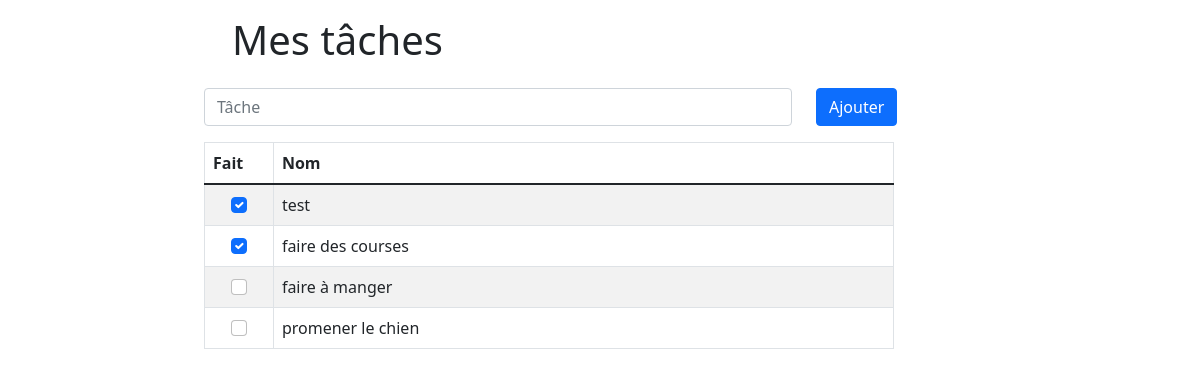
Before: / with the older database file.
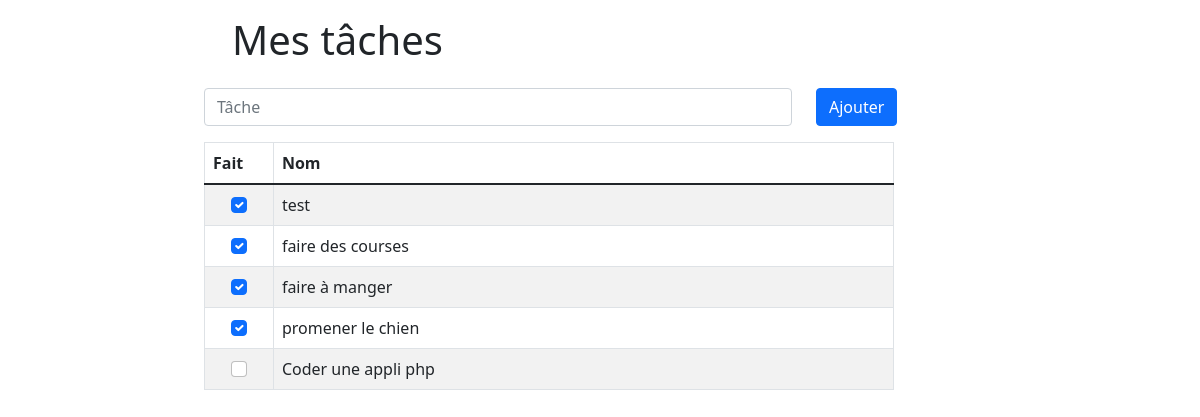
After: the same page with the newer database file.
### tables this page shows
CREATE TABLE task 
                    (id INTEGER NOT NULL, 
                    done BOOLEAN NOT NULL, 
                    name VARCHAR(255) NOT NULL, 
                    PRIMARY KEY('id' AUTOINCREMENT)
                    );

### config.php (called while the page is built, shortened)
<?php
$db = new Database(DATABASE_FILENAME);

### class/Database.php (called while the page is built, shortened)
<?php
class Database
{
    private SQLite3 $db;
    public function __construct(string $filename)
    {
        $this->db = new SQLite3($filename);
    }
    public function initialize(): void
    {
        $query = "CREATE TABLE IF NOT EXISTS task
                    (id INTEGER NOT NULL,
                    done BOOLEAN NOT NULL,
                    name VARCHAR(255) NOT NULL,
                    PRIMARY KEY('id' AUTOINCREMENT)
                    );";
        $this->db->exec($query);
    }
    public function getTasks(): array
    {
        $tasks = [];
        $query = "SELECT * FROM task";
        $data = $this->db->query($query);
        while ($row = $data->fetchArray()) {
            $tasks[] = [
                'id' => $row['id'],
                'done' => $row['done'],
                'name' => $row['name']
            ];
        }
        return $tasks;
    }
}

### functions.php (called while the page is built)
<?php
include_once 'config.php';
global $db;
$db->initialize();
$tasks = $db->getTasks();
foreach ($tasks as $key => $value) {
    $tasks[$key]['checked'] = ($value['done'] == 1) ? 'checked' : null;
}

### index.php (the view, shortened to what this page needs)
<?php
  include_once 'functions.php';
?>
<!doctype html>
<html lang="fr">
<head>
  <link href="https://cdn.jsdelivr.net/npm/bootstrap@5.1.3/dist/css/bootstrap.min.css" rel="stylesheet"
>
</head>
<body>
  <div class="container">
    <div class="row mt-3">
      <div class="col offset-2">
        <h1>Mes tâches</h1>
      </div>
    </div>
  </div>
  <form class="row mt-3" id="formAddTask">
    <div class="col-6 offset-2">
      <input type="text" class="form-control" name="taskName" id="inputTaskName" placeholder="Tâche" required>
    </div>
    <div class="col-4">
      <button type="submit" class="btn btn-primary mb-3">Ajouter</button>
    </div>
  </form>
  <div class="row">
    <div class="col-7 offset-2">
      <table class="table table-bordered table-striped table-hover">
        <thead>
          <th>Fait</th>
          <th>Nom</th>
        </thead>
        <tbody>
          <?php
            foreach ($tasks as $task) {
                ?>
                <tr>
                  <td class="text-center" style="width: 10%;">
                    <input type="checkbox" class="form-check-input" data-id="<?= $task['id'] ?>" <?= $task['checked'] ?>>
                  </td>
                  <td><?= $task['name'] ?></td>
                </tr>
              <?php
            }
          ?>
        </tbody>
      </table>
    </div>
  </div>
</body>
</html>

Changed rows visible on the page:
changed task "faire à manger": id "☐" → "☑"
changed task "promener le chien": id "☐" → "☑"
added task: name "Coder une appli php"
